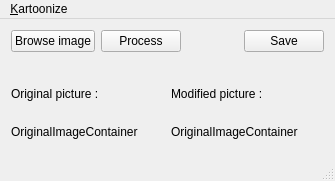
<?xml version="1.0" encoding="UTF-8"?>
<ui version="4.0">
 <class>MainWindow</class>
 <widget class="QMainWindow" name="MainWindow">
  <property name="geometry">
   <rect>
    <x>0</x>
    <y>0</y>
    <width>335</width>
    <height>181</height>
   </rect>
  </property>
  <property name="windowTitle">
   <string>MainWindow</string>
  </property>
  <widget class="QWidget" name="centralWidget">
   <layout class="QGridLayout" name="gridLayout">
    <item row="0" column="0">
     <layout class="QVBoxLayout" name="verticalLayout_3">
      <item>
       <layout class="QHBoxLayout" name="horizontalLayout_2">
        <item>
         <widget class="QPushButton" name="pushButtonBrowse">
          <property name="text">
           <string>Browse image</string>
          </property>
          <property name="icon">
           <iconset resource="ressources.qrc">
            <normaloff>:/tools/icons/tools/load.svg</normaloff>:/tools/icons/tools/load.svg</iconset>
          </property>
         </widget>
        </item>
        <item>
         <widget class="QPushButton" name="pushButtonProcess">
          <property name="text">
           <string>Process</string>
          </property>
          <property name="icon">
           <iconset resource="ressources.qrc">
            <normaloff>:/tools/icons/tools/refresh.svg</normaloff>:/tools/icons/tools/refresh.svg</iconset>
          </property>
         </widget>
        </item>
        <item>
         <spacer name="horizontalSpacer">
          <property name="orientation">
           <enum>Qt::Horizontal</enum>
          </property>
          <property name="sizeHint" stdset="0">
           <size>
            <width>40</width>
            <height>20</height>
           </size>
          </property>
         </spacer>
        </item>
        <item>
         <widget class="QPushButton" name="pushButtonSave">
          <property name="text">
           <string>Save</string>
          </property>
          <property name="icon">
           <iconset resource="ressources.qrc">
            <normaloff>:/tools/icons/tools/saveAs.svg</normaloff>:/tools/icons/tools/saveAs.svg</iconset>
          </property>
         </widget>
        </item>
       </layout>
      </item>
      <item>
       <layout class="QHBoxLayout" name="horizontalLayout">
        <property name="topMargin">
         <number>20</number>
        </property>
        <item>
         <layout class="QVBoxLayout" name="verticalLayout_2">
          <item>
           <widget class="QLabel" name="label">
            <property name="text">
             <string>Original picture :</string>
            </property>
           </widget>
          </item>
          <item>
           <widget class="QLabel" name="labelOriginalImageContainer">
            <property name="text">
             <string>OriginalImageContainer</string>
            </property>
           </widget>
          </item>
         </layout>
        </item>
        <item>
         <layout class="QVBoxLayout" name="verticalLayout">
          <item>
           <widget class="QLabel" name="label_2">
            <property name="text">
             <string>Modified picture :</string>
            </property>
           </widget>
          </item>
          <item>
           <widget class="QLabel" name="labelModifiedImageContainer">
            <property name="text">
             <string>OriginalImageContainer</string>
            </property>
           </widget>
          </item>
         </layout>
        </item>
       </layout>
      </item>
     </layout>
    </item>
   </layout>
  </widget>
  <widget class="QMenuBar" name="menuBar">
   <property name="geometry">
    <rect>
     <x>0</x>
     <y>0</y>
     <width>335</width>
     <height>30</height>
    </rect>
   </property>
   <widget class="QMenu" name="menuKartoonize">
    <property name="title">
     <string>&amp;Kartoonize</string>
    </property>
    <addaction name="actionQuit"/>
   </widget>
   <addaction name="menuKartoonize"/>
  </widget>
  <widget class="QStatusBar" name="statusBar"/>
  <action name="actionQuit">
   <property name="icon">
    <iconset resource="ressources.qrc">
     <normaloff>:/tools/icons/actions/exit.svg</normaloff>:/tools/icons/actions/exit.svg</iconset>
   </property>
   <property name="text">
    <string>Quit</string>
   </property>
   <property name="shortcut">
    <string>Ctrl+Q</string>
   </property>
  </action>
 </widget>
 <layoutdefault spacing="6" margin="11"/>
 <resources>
  <include location="ressources.qrc"/>
 </resources>
 <connections/>
</ui>
